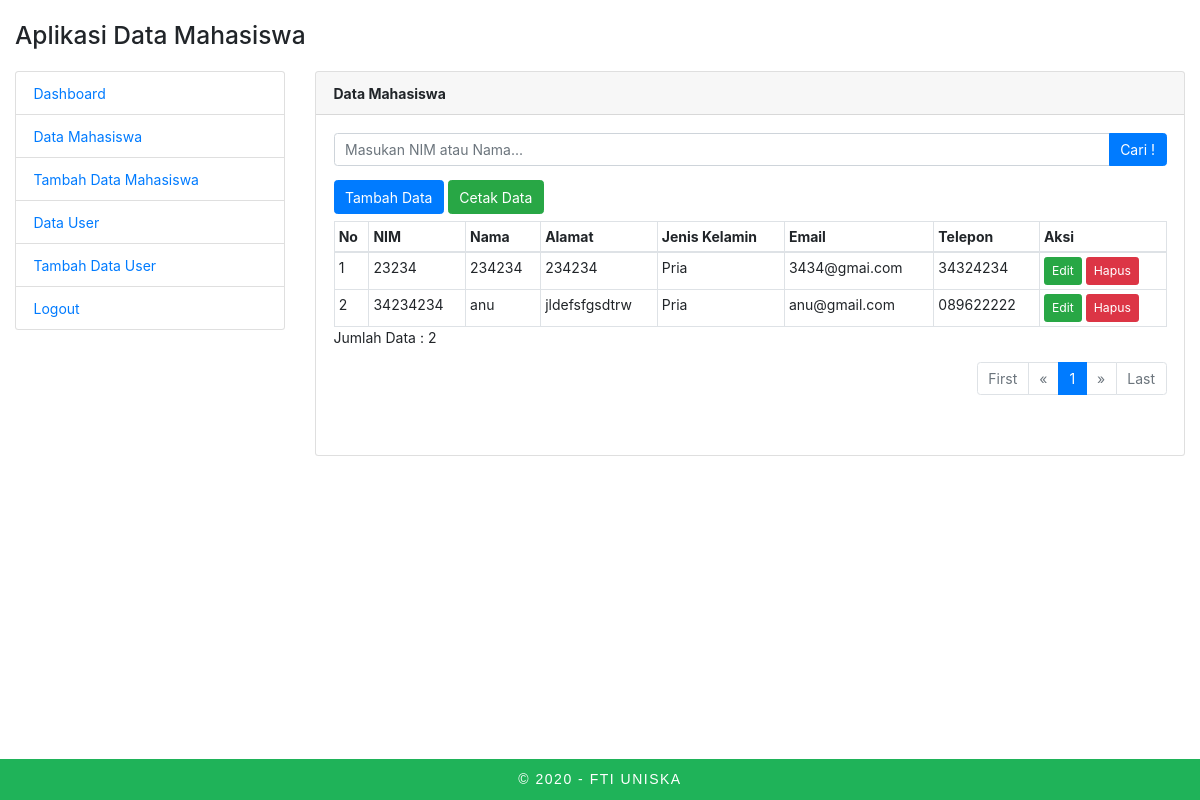
Screenshot of /admin/index.php?page=mahasiswa-show (signed in) with the database file from the repository.
### tables this page shows
CREATE TABLE IF NOT EXISTS `mahasiswa` (
  `id` int(11) unsigned NOT NULL AUTO_INCREMENT,
  `nim` varchar(10) NOT NULL,
  `nama` varchar(100) NOT NULL,
  `alamat` varchar(200) NOT NULL,
  `jenis_kelamin` enum('Pria','Wanita') NOT NULL,
  `email` varchar(100) NOT NULL,
  `telepon` varchar(15) NOT NULL,
  PRIMARY KEY (`id`)
);

### mahasiswa/mahasiswa_show.php (the view, shortened to what this page needs)
<div class="card">
    <div class="card-header">
        <strong>Data Mahasiswa</strong>
    </div>
    <div class="card-body">
        <form action="?page=mahasiswa-show" method="POST">
            <div class="input-group mb-3">
                <input type="text" class="form-control" placeholder="Masukan NIM atau Nama..." name="keyword">
                <div class="input-group-append">
                    <button class="btn btn-primary" type="submit" value="Cari" id="button-search" name="search">Cari !</button>
                </div>
            </div>
        </form>
        <a href="?page=mahasiswa-add" class="btn btn-primary mb-2">Tambah Data</a>
        <a href="../mahasiswa/mahasiswa_print.php" target="_blank" class="btn btn-success mb-2">Cetak Data</a>
        <div class="table-responsive">
            <table class="table table-sm table-bordered table-hover m-0">
                <?php
                $limit = 5;
                $page = isset($_GET["halaman"]) ? (int) $_GET["halaman"] : 1;
                $mulai = ($page > 1) ? ($page * $limit) - $limit : 0;
                $query = mysqli_query($con, "SELECT * FROM mahasiswa LIMIT $mulai, $limit") or die(mysqli_error($con));
                ?>
                <thead>
                    <tr>
                        <th>No</th>
                        <th>NIM</th>
                        <th>Nama</th>
                        <th>Alamat</th>
                        <th>Jenis Kelamin</th>
                        <th>Email</th>
                        <th>Telepon</th>
                        <th>Aksi</th>
                    </tr>
                </thead>
                <tbody>
                    <?php
                    $no = $mulai + 1;
                    while ($data = mysqli_fetch_array($query)) {
                    ?>
                        <tr>
                            <td><?php echo $no ?></td>
                            <td><?php echo $data['nim']; ?></td>
                            <td><?php echo $data['nama']; ?></td>
                            <td><?php echo $data['alamat']; ?></td>
                            <td><?php echo $data['jenis_kelamin']; ?></td>
                            <td><?php echo $data['email']; ?></td>
                            <td><?php echo $data['telepon']; ?></td>
                            <td>
                                <a class="btn btn-sm btn-success" href="?page=mahasiswa-edit&id=<?php echo $data['id']; ?>">Edit</a>
                                <a class="btn btn-sm btn-danger" href="../mahasiswa/mahasiswa_delete.php?id=<?php echo $data['id']; ?>" onclick="return confirm('Anda yakin mau menghapus item ini ?')">Hapus</a>
                            </td>
                        </tr>
                    <?php
                        $no++;
                    }
                    ?>
                </tbody>
            </table>
        </div>
        <?php
        $result = mysqli_query($con, "SELECT * FROM mahasiswa") or die(mysqli_error($con));
        $total_records = mysqli_num_rows($result);
        ?>
        <p>Jumlah Data : <?php echo $total_records; ?></p>
        <nav class="mb-5">
            <ul class="pagination justify-content-end">
                <?php
                $jumlah_page = ceil($total_records / $limit);
                $jumlah_number = 1;
                $start_number = ($page > $jumlah_number) ? $page - $jumlah_number : 1;
                $end_number = ($page < ($jumlah_page - $jumlah_number)) ? $page + $jumlah_number : $jumlah_page;
                if ($page == 1) {
                    echo '<li class="page-item disabled"><a class="page-link" href="#">First</a></li>';
                    echo '<li class="page-item disabled"><a class="page-link" href="#"><span aria-hidden="true">&laquo;</span></a></li>';
                }
                for ($i = $start_number; $i <= $end_number; $i++) {
                    $link_active = ($page == $i) ? ' active' : '';
                    echo '<li class="page-item ' . $link_active . '"><a class="page-link" href="?page=mahasiswa-show&halaman=' . $i . '">' . $i . '</a></li>';
                }
                if ($page == $jumlah_page) {
                    echo '<li class="page-item disabled"><a class="page-link" href="#"><span aria-hidden="true">&raquo;</span></a></li>';
                    echo '<li class="page-item disabled"><a class="page-link" href="#">Last</a></li>';
                }
                ?>
            </ul>
        </nav>
    </div>
</div>

### admin/index.php (shortened to what this page needs)
<!doctype html>
<html lang="en">
<head>
    <link rel="stylesheet" type="text/css" href="../css/bootstrap.min.css">
</head>
<body>
    <div class="container-fluid">
        <h3 class="mt-4 mb-4">Aplikasi Data Mahasiswa</h3>
        <div class="row">
            <div class="col-md-3 col-sm-12 mb-4">
                <?php include 'nav.php'; ?>
            </div>
            <div class="col-md-9 col-sm-12">
                <?php
                include '../connection.php';
                switch ($_GET['page']) {
                    case "mahasiswa-show";
                        include "../mahasiswa/mahasiswa_show.php";
                        break;
                }
                ?>
            </div>
        </div>
    </div>
    <footer>
        <div class="container ">
            <span>&copy; 2020 - FTI UNISKA</span>
        </div>
    </footer>
</body>
</html>

### admin/nav.php
<ul class="list-group">
    <li class="list-group-item"><a href="?page=dashboard">Dashboard</a></li>
    <li class="list-group-item"><a href="?page=mahasiswa-show">Data Mahasiswa</a></li>
    <li class="list-group-item"><a href="?page=mahasiswa-add">Tambah Data Mahasiswa</a></li>
    <?php
    if ($_SESSION['level'] == 'admin') {
        echo '
        <li class="list-group-item"><a href="?page=user-show">Data User</a></li>
        <li class="list-group-item"><a href="?page=user-add">Tambah Data User</a></li>
        ';
    }
    ?>
    <li class="list-group-item"><a href="logout.php">Logout</a></li>
</ul>

### admin/index.php (style rules this page uses)
body { margin-bottom: 6em; }
* { font-size: 14px; }
footer { position: fixed; bottom: 0; width: 100%; background: #1fb359; padding: 10px 0; color: #fff; font-family: Arial, Helvetica, sans-serif; letter-spacing: 1.5px; text-align: center; }

### rows the page displays
mahasiswa: nim "23234", nama "234234", alamat "234234", jenis_kelamin "Pria", email "3434@gmai.com", telepon "34324234"
mahasiswa: nim "34234234", nama "anu", alamat "jldefsfgsdtrw", jenis_kelamin "Pria", email "anu@gmail.com", telepon "089622222"

### other values shown
$total_records "2"
